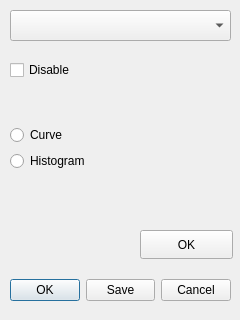
<?xml version="1.0" encoding="UTF-8"?>
<ui version="4.0">
 <class>Dialog</class>
 <widget class="QDialog" name="Dialog">
  <property name="geometry">
   <rect>
    <x>0</x>
    <y>0</y>
    <width>240</width>
    <height>320</height>
   </rect>
  </property>
  <property name="windowTitle">
   <string>Dialog</string>
  </property>
  <widget class="QDialogButtonBox" name="buttonBox">
   <property name="geometry">
    <rect>
     <x>10</x>
     <y>270</y>
     <width>221</width>
     <height>41</height>
    </rect>
   </property>
   <property name="orientation">
    <enum>Qt::Horizontal</enum>
   </property>
   <property name="standardButtons">
    <set>QDialogButtonBox::Cancel|QDialogButtonBox::Ok|QDialogButtonBox::Save</set>
   </property>
   <property name="centerButtons">
    <bool>false</bool>
   </property>
  </widget>
  <widget class="QComboBox" name="FileListComboBox">
   <property name="geometry">
    <rect>
     <x>10</x>
     <y>10</y>
     <width>221</width>
     <height>31</height>
    </rect>
   </property>
  </widget>
  <widget class="QWidget" name="verticalLayoutWidget">
   <property name="geometry">
    <rect>
     <x>10</x>
     <y>60</y>
     <width>161</width>
     <height>111</height>
    </rect>
   </property>
   <layout class="QVBoxLayout" name="verticalLayout">
    <item>
     <widget class="QCheckBox" name="fileCheckBox">
      <property name="text">
       <string>Disable</string>
      </property>
     </widget>
    </item>
    <item>
     <spacer name="verticalSpacer">
      <property name="orientation">
       <enum>Qt::Vertical</enum>
      </property>
      <property name="sizeHint" stdset="0">
       <size>
        <width>20</width>
        <height>40</height>
       </size>
      </property>
     </spacer>
    </item>
    <item>
     <widget class="QRadioButton" name="CurveRadioButton">
      <property name="text">
       <string>Curve</string>
      </property>
     </widget>
    </item>
    <item>
     <widget class="QRadioButton" name="HistogramRadioButton">
      <property name="text">
       <string>Histogram</string>
      </property>
     </widget>
    </item>
   </layout>
  </widget>
  <widget class="QPushButton" name="okButton">
   <property name="geometry">
    <rect>
     <x>140</x>
     <y>230</y>
     <width>93</width>
     <height>29</height>
    </rect>
   </property>
   <property name="text">
    <string>OK</string>
   </property>
  </widget>
 </widget>
 <resources/>
 <connections>
  <connection>
   <sender>buttonBox</sender>
   <signal>accepted()</signal>
   <receiver>Dialog</receiver>
   <slot>accept()</slot>
   <hints>
    <hint type="sourcelabel">
     <x>248</x>
     <y>254</y>
    </hint>
    <hint type="destinationlabel">
     <x>157</x>
     <y>274</y>
    </hint>
   </hints>
  </connection>
  <connection>
   <sender>buttonBox</sender>
   <signal>rejected()</signal>
   <receiver>Dialog</receiver>
   <slot>reject()</slot>
   <hints>
    <hint type="sourcelabel">
     <x>316</x>
     <y>260</y>
    </hint>
    <hint type="destinationlabel">
     <x>286</x>
     <y>274</y>
    </hint>
   </hints>
  </connection>
 </connections>
</ui>
